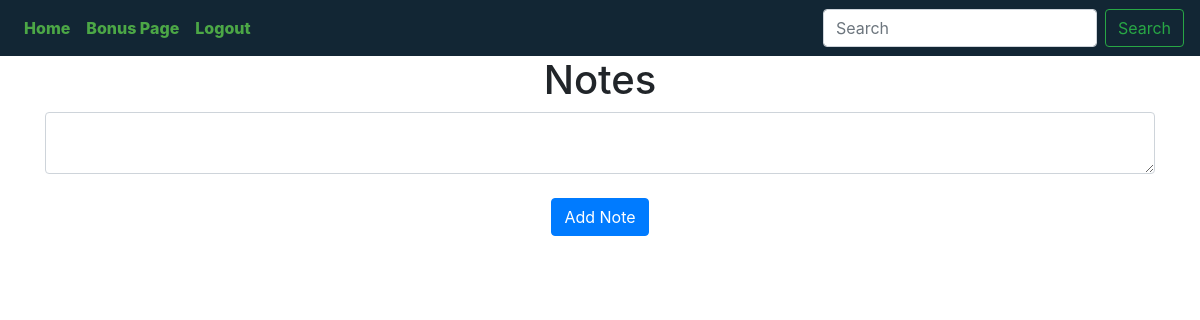
Page / (signed in) on the earlier database version.
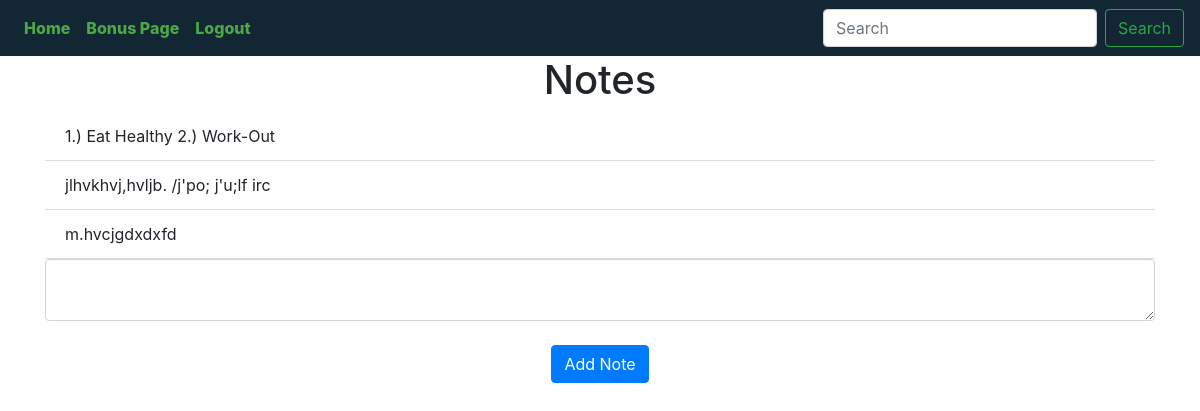
Same page on the later database version.
### website/models.py (models this page shows)
class Note(db.Model):
    id = db.Column(db.Integer, primary_key=True)
    data = db.Column(db.String(10000))
    date = db.Column(db.DateTime(timezone=True), default=func.now())
    user_id = db.Column(db.Integer, db.ForeignKey('user.id'))

### website/views.py (the view, shortened to what this page needs)
@views.route('/', methods=['GET', 'POST'])
@login_required
def home():
    return render_template("home.html", user=current_user)

### website/__init__.py (called while the page is built)
def create_app():
    app = Flask(__name__)
    app.config['SECRET_KEY'] = "jwhebffbkefb"
    app.config['SQLALCHEMY_DATABASE_URI'] = f'sqlite:///{DB_NAME}'
    db.init_app(app)
    from .views import views
    from .auth import auth
    app.register_blueprint(views, url_prefix='/')
    app.register_blueprint(auth, url_prefix='/')
    from .models import User, Note
    create_database(app)
    login_manager = LoginManager()
    login_manager.login_view = 'auth.login'
    login_manager.init_app(app)
    @login_manager.user_loader
    def load_user(id):
        return User.query.get(int(id))
    return app

### website/templates/home.html
{% extends "base.html" %} {% block title %}Home28{% endblock %}
{% block content %}
<h1 align="center">Notes</h1>
<ul class="list-group list-group-flush" id="notes">
    {% for note in user.notes%}
    <li class="list-group-item">{{ note.data }}</li>
    {% endfor %}
</ul>
<form method="POST">
    <textarea name="note" id="note" class="form-control"></textarea>
    <br />
    <div align="center">
        <button type="submit" class="btn btn-primary">Add Note</button>
    </div>
</form>
{% endblock %}

### website/templates/base.html (shortened to what this page needs)
<!DOCTYPE html>
<html>
    <head>
        <link
      rel="stylesheet"
      href="https://stackpath.bootstrapcdn.com/bootstrap/4.4.1/css/bootstrap.min.css"
    />
    <link
      rel="stylesheet"
      href="https://stackpath.bootstrapcdn.com/font-awesome/4.7.0/css/font-awesome.min.css"
    />
    </head>
<body>
<nav class="navbar navbar-expand-lg justify-content-between" style="background-color: #122634;" >
    <div class="collapse navbar-collapse" id="navbar">
      <div class="navbar-nav">
        {% if user.is_authenticated %}
        <a class="nav-item nav-link" id="home" href="/" style="color: #4CA746; font-weight: 800;">Home</a>
        <a class="nav-item nav-link" id="bonus" href="/bonus" style="color: #4CA746; font-weight: 800;">Bonus Page</a>
        <a class="nav-item nav-link" id="logout" href="/logout" style="color: #4CA746; font-weight: 800;">Logout</a>
        {% else %}
        <a class="nav-item nav-link" id="login" href="/login" style="color: #4CA746; font-weight: 800;">Login</a>
        <a class="nav-item nav-link" id="signUp" href="/sign-up" style="color: #4CA746; font-weight: 800;">Sign Up</a>
      {% endif %}
      </div>
    </div>
    {% if user.is_authenticated %}
    <form class="form-inline">
      <input class="form-control mr-sm-2" type="search" placeholder="Search" aria-label="Search">
      <button class="btn btn-outline-success my-1 my-sm-0" type="submit">Search</button>
    </form>
    {% endif %}
  </nav>
  <div class="container">{% block content %} {% endblock %}</div>
</body>
</html>

Differences in the rows shown:
added Note: data "1.) Eat Healthy 2.) Work-Out"
added Note: data "jlhvkhvj,hvljb. /j'po; j'u;lf irc"
added Note: data "m.hvcjgdxdxfd"
